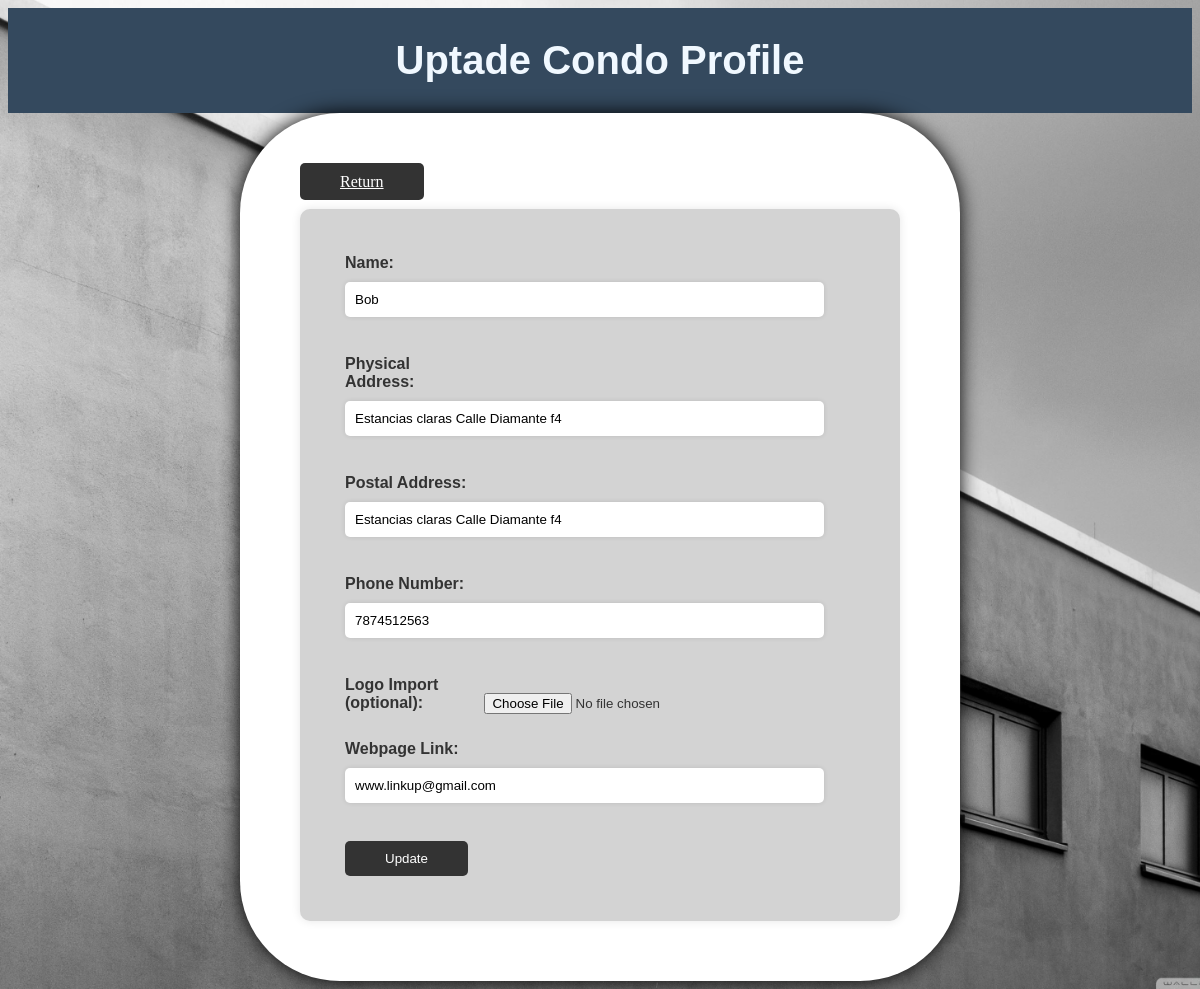
Screenshot of /app/CondoEdit.php?id=11 with the database file from the repository.
### tables this page shows
CREATE TABLE `condos` (
  `id` int(11) NOT NULL,
  `name` varchar(25) NOT NULL,
  `physical_address` varchar(55) NOT NULL,
  `postal_address` varchar(55) NOT NULL,
  `phone_number` varchar(20) NOT NULL,
  `logo` blob NOT NULL,
  `webpage` varchar(255) NOT NULL
);

### app/CondoEdit.php (the view, shortened to what this page needs)
<?php
$db_host = "localhost";
$db_name = "condo-marcos";
$db_user = "root";
$db_pass = "";
$conn = mysqli_connect($db_host, $db_user, $db_pass, $db_name);
if (isset($_GET['id'])) {
  $id = intval($_GET['id']);
  $sql = "SELECT * FROM condos WHERE id = $id";
  $result = mysqli_query($conn, $sql);
  if ($result && mysqli_num_rows($result) > 0) {
    $row = mysqli_fetch_assoc($result);
  } else {
    echo "Error fetching condo data: " . mysqli_error($conn);
    exit();
  }
} else {
  header("Location: viewprofile.php");
  exit();
}
?>
<!DOCTYPE html>
<html>
<head>
</head>
<body>
<div class="banner">
  <h1>Uptade Condo Profile</h1>
</div>
    <div class="form-box">
         <a href="viewprofile.php" class="back_btn">Return </a>
        <br><br>
	<form action="update_condo.php" method="POST">
  <label for="condo-name">Name:</label>
 <input type="text" id="condo-name" name="condo-name" value="<?php echo isset($row['name']) ? $row['name'] : ''; ?>" required><br><br>
  <label for="physical-address">Physical Address:</label>
  <input type="text" id="physical-address" name="physical-address" value="<?php echo $row['physical_address']; ?>" required><br><br>
  <label for="postal-address">Postal Address:</label>
  <input type="text" id="postal-address" name="postal-address" value="<?php echo $row['postal_address']; ?>" required><br><br>
  <label for="phone-number">Phone Number:</label>
  <input type="tel" id="phone-number" name="phone-number" value="<?php echo $row['phone_number']; ?>" required><br><br>
  <label for="logo-import">Logo Import (optional):</label>
  <input type="file" id="logo-import" name="logo-import" accept="image/*"><br><br>
  <label for="webpage-link">Webpage Link:</label>
 <input type="text" id="webpage-link" name="webpage-link" value="<?php echo isset($row['webpage']) ? $row['webpage'] : ''; ?>"><br><br>
  <input type="submit" value="Update">
</form>
    </div>
</body>
</html>

### app/CondoEdit.php (style rules this page uses)
.banner { background-color: #34495e; color: white; text-align: center; padding: 30px 0px; width: 100%; overflow: hidden; }
.banner h1 { margin: 0; font-size: 40px; }
.form-box { width: 100%; max-width: 600px; height: auto; background-color: #ffffff; color: #333; margin: 0 auto; box-shadow: 0 0 20px #000000; padding: 60px; border-radius: 100px; }
form { margin: auto; font-family: Arial, sans-serif; background-color: lightgray; border-radius: 10px; box-shadow: 0 0 10px rgba(0, 0, 0, 0.1); padding: 45px; }
label { display: inline-block; width: 135px; margin-bottom: 10px; font-weight: bold; }
body { background-image: url("login.jpg"); background-repeat: no-repeat; background-size: cover; }
input[type="text"], input[type="email"], input[type="tel"], input[type="password"], select, textarea { width: 90%; padding: 10px; border-radius: 5px; border: none; margin-bottom: 20px; box-shadow: 0 0 5px rgba(0, 0, 0, 0.1); }
h1 { font-family: Arial, sans-serif; text-align: center; margin-bottom: 20px; color: aliceblue; }
input[type="submit"] { background-color: #333; color: #fff; border: none; border-radius: 5px; padding: 10px 40px; cursor: pointer; transition: background-color 0.3s ease; }
.back_btn { background-color: #333; color: #fff; border: none; border-radius: 5px; padding: 10px 40px; cursor: pointer; transition: background-color 0.3s ease; }

### rows the page displays
condos: condo-name "Bob", physical-address "Estancias claras Calle Diamante f4", postal-address "Estancias claras Calle Diamante f4", phone-number "7874512563", webpage-link "www.linkup@gmail.com"
